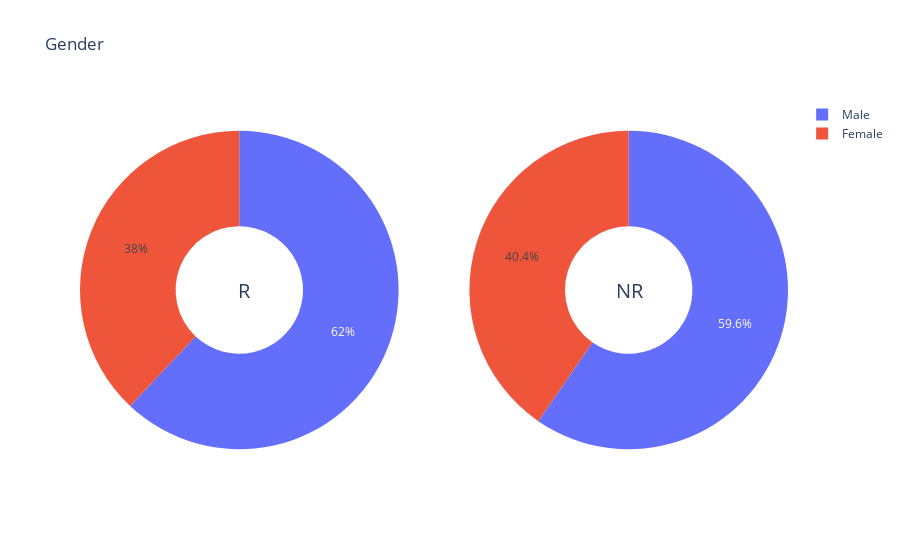

The notebook cell saved with this chart:
### Code cell
dic1=df_retirados['Gender'].value_counts().to_dict()
dic2=df_no_retirados['Gender'].value_counts().to_dict()

# Create subplots: use 'domain' type for Pie subplot
fig = make_subplots(rows=1, cols=2, specs=[[{'type':'domain'}, {'type':'domain'}]])
fig.add_trace(go.Pie(labels=list(dic1.keys()), values=list(dic1.values()), name="Retirados"),
              1, 1)
fig.add_trace(go.Pie(labels=list(dic2.keys()), values=list(dic2.values()), name="No Retirados"),
              1, 2)

# Use `hole` to create a donut-like pie chart
fig.update_traces(hole=.4, hoverinfo="label+percent+name")

fig.update_layout(
    title_text="Gender",
    # Add annotations in the center of the donut pies.
    annotations=[dict(text='R', x=0.22, y=0.5, font_size=20, showarrow=False),
                 dict(text='NR', x=0.8, y=0.5, font_size=20, showarrow=False)])
fig.show()

### Figure 1 — Plotly figure (JSON) as saved in the notebook; plotly's stock layout.template omitted (floating-point values rounded to 4 significant figures)
{"data": [{"domain": {"x": [0, 0.45], "y": [0, 1]}, "hole": 0.4, "hoverinfo": "label+percent+name", "labels": ["Male", "Female"], "name": "Retirados", "type": "pie", "values": [441, 270]}, {"domain": {"x": [0.55, 1], "y": [0, 1]}, "hole": 0.4, "hoverinfo": "label+percent+name", "labels": ["Male", "Female"], "name": "No Retirados", "type": "pie", "values": [2205, 1494]}], "layout": {"annotations": [{"font": {"size": 20}, "showarrow": false, "text": "R", "x": 0.22, "y": 0.5}, {"font": {"size": 20}, "showarrow": false, "text": "NR", "x": 0.8, "y": 0.5}], "title": {"text": "Gender"}}}
